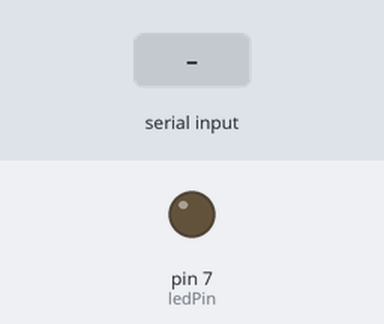
Simulated run of this sketch. Board: Arduino Uno, built with avr-gcc and run on an emulated ATmega328P. Parts: output pins drawn as LEDs (lit = HIGH). The test bench sets the inputs (shaded band).

Above: at 1.2 s.
1.3 s: "90 45\n" received over Serial
At 1.7 s:
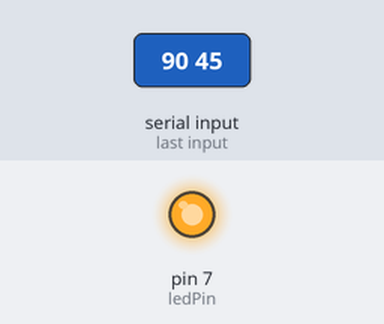
Timing chart, 0 to 10.3 s (numbered marks = the images above; inputs shaded):
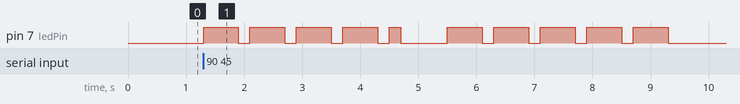

Measured:
- after the input at 1.3 s, pin 7 (ledPin): goes 4 × (HIGH 0.60 s, LOW 0.20 s), HIGH 0.20 s, LOW 0.80 s, 4 × (HIGH 0.60 s, LOW 0.20 s), HIGH 0.60 s, then LOW, starting at once

The sketch:

micro_uno.ino
```cpp
int ledPin = 7; //pin del arduino del buzzer y el led

char* letters[] = {
".-", "-...", "-.-.", "-..", ".", "..-.", "--.", "....", "..", //A-I
".--", "-.-", ".-..", "--", "-.", "---", ".--.", "--.-", ".-.", //J-R
"...", "-", "..-", "...-", ".--", "-..-", "-.--", "--.."       //S-Z
};

char* numbers [ ] = {"-----", ".----", " ..---", "...--", "....-", ".....", "-....", "--...", "---..", "----." }; //0-9
int dotDelay = 200;     //tiempo estandar de espera del codigo morse, 200ms

void setup(){
pinMode(ledPin, OUTPUT);
Serial.begin(9600);
}

void loop(){

char ch;

if (Serial.available()) // consulta el puerto serie
 {
ch = Serial.read(); // leer la letra del puerto
if (ch >= 'a' && ch <= 'z')
{
flashSequence(letters[ch - 'a']);
}
else if (ch >= 'A' && ch <= 'Z')
{
flashSequence(letters[ch - 'A']);
}
else if (ch >= '0' && ch <= '9')
{
flashSequence(numbers[ch - '0']);
}
else if (ch == ' ')
{
delay(dotDelay * 4); // espacio entre palabras
}
 }

}
void flashSequence(char* sequence)
{
int i = 0;
while (sequence[i] != NULL)
{
flashDotOrDash(sequence[i]);
i++;
}
delay(dotDelay * 3 ) ; // espacio entre letras
}
void flashDotOrDash(char dotOrDash)
{
digitalWrite(ledPin, HIGH);
if (dotOrDash == '.')
{
delay(dotDelay);
}
else // quiza es una -
{
delay(dotDelay * 3 ) ;
}
digitalWrite(ledPin, LOW);
delay(dotDelay); // espacio entre destellos
}
```
